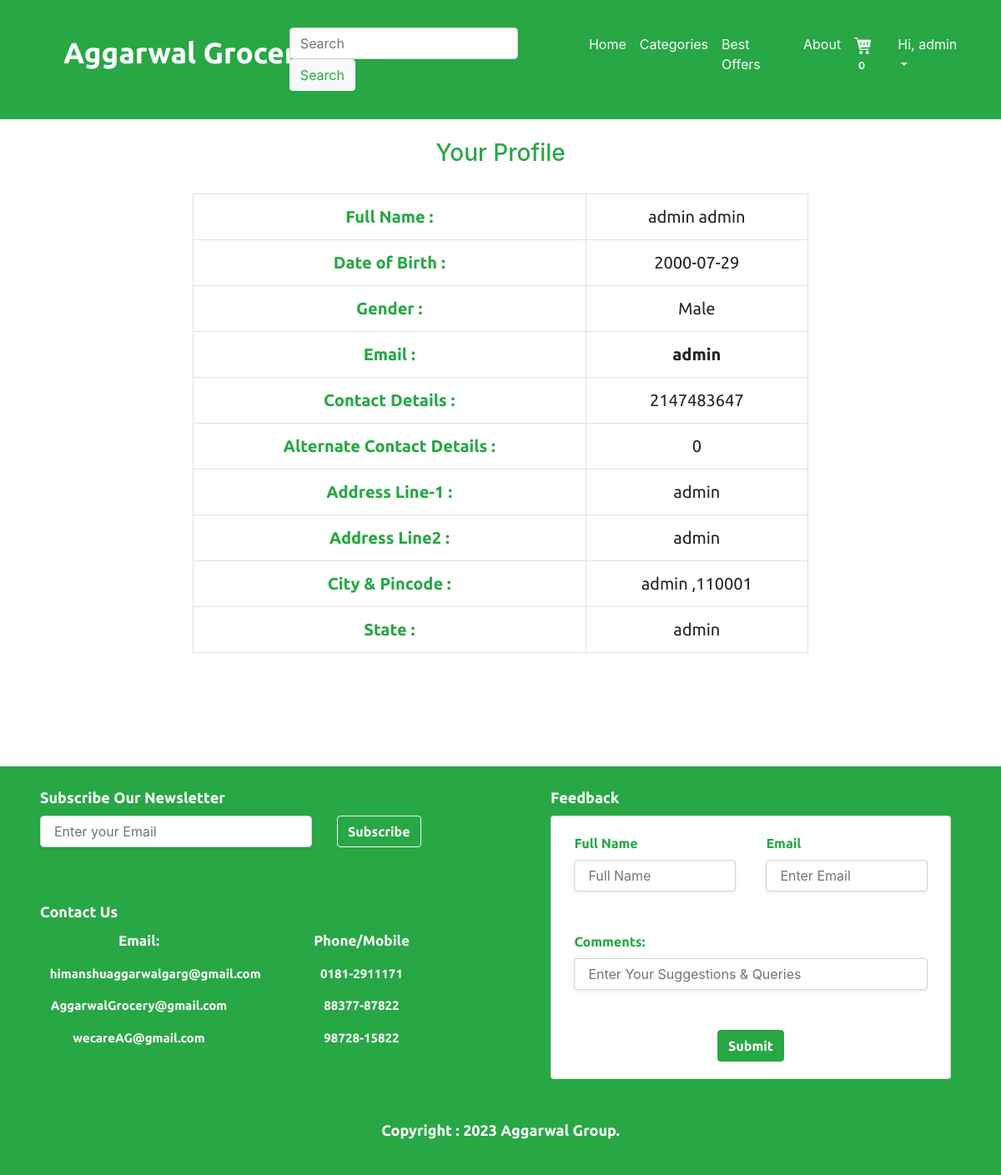
Page /profile.php (signed in) on the committed database.
### tables this page shows
CREATE TABLE `register_1` (
  `id` int(11) NOT NULL,
  `fname` varchar(255) NOT NULL,
  `lname` varchar(255) NOT NULL,
  `Gen` varchar(10) NOT NULL,
  `DOB` date NOT NULL,
  `Email` text NOT NULL,
  `mobile` text NOT NULL,
  `almo` text NOT NULL,
  `pass` text NOT NULL,
  `Address1` text NOT NULL,
  `Address2` text NOT NULL,
  `city` varchar(255) NOT NULL,
  `Pincode` int(11) NOT NULL,
  `State` varchar(255) NOT NULL
);

### profile.php (the view)
<?php
include('header.php');
include('LOGIN.php');
$res = '';
if(isset($_SESSION['Email'])){
	$mail=$_SESSION['Email'];
	$sql="SELECT * FROM register_1 WHERE Email='$mail'";
	$res = mysqli_query($conn,$sql);
}	?><br>
	<h3 style="text-align: center;" class="text-success"> Your Profile </h3>
	<?php
		while($row = mysqli_fetch_array($res)){?>
			<div class="row">
				<div class="col-md-12 col-xl-12 col-sm-12 col-lg-12" style="padding: 0% 20% ;" >
					<table class="table table-bordered active table-responsive{-sm|-md|-lg|-xl}">
						<tr>
							<th style=" font-size: 20px; font-family: ubuntu; text-align: center; " class="text-success">Full Name :</th>
							<td style="font-size: 20px; font-family: ubuntu; text-align:center; "><?php echo $row['fname'];echo " ".$row['lname'];?></td>
						</tr><br>
						<tr>
							<th style=" font-size: 20px; font-family: ubuntu; text-align: center; " class="text-success">Date of Birth :</th>
							<td style="font-size: 20px; font-family: ubuntu; text-align:center; "><?php echo $row['DOB'];?></td>
						</tr>
						<tr>
							<th style=" font-size: 20px; font-family: ubuntu; text-align: center; "class="text-success">Gender :</th>
							<td style="font-size: 20px; font-family: ubuntu; text-align:center; "><?php echo $row['Gen'];?></td>
						</tr>
						<tr>
							<th style=" font-size: 20px; font-family: ubuntu; text-align: center; "class="text-success">Email :</th>
							<td style="font-size: 20px; font-family: ubuntu; text-align:center; "><strong><?php echo $row['Email'];?></strong></td>
						</tr>
						<tr>
							<th style=" font-size: 20px; font-family: ubuntu; text-align: center; "class="text-success">Contact Details :</th>
							<td style="font-size: 20px; font-family: ubuntu; text-align:center; "><?php echo $row['mobile'];?></td>
						</tr>
						<tr>
							<th style=" font-size: 20px; font-family: ubuntu; text-align: center;"class="text-success"> Alternate Contact Details :</th>
							<td style="font-size: 20px; font-family: ubuntu; text-align:center; "><?php echo $row['almo'];?></td>
						</tr>
						<tr>
							<th style=" font-size: 20px; font-family: ubuntu; text-align: center; "class="text-success"> Address Line-1 :</th>
							<td style="font-size: 20px; font-family: ubuntu; text-align:center; "><?php echo $row['Address1'];?></td>
						</tr>
						<tr>
							<th style=" font-size: 20px; font-family: ubuntu; text-align: center; "class="text-success"> Address Line2 :</th>
							<td style="font-size: 20px; font-family: ubuntu; text-align:center; "><?php echo $row['Address2'];?></td>
						</tr>
						<tr>
							<th style=" font-size: 20px; font-family: ubuntu; text-align: center; "class="text-success"> City & Pincode :</th>
							<td style="font-size: 20px; font-family: ubuntu; text-align:center; "><?php echo $row['city']; echo " ,".$row['Pincode'];?></td>
						</tr>
						<tr>
							<th style=" font-size: 20px; font-family: ubuntu; text-align: center; "class="text-success"> State :</th>
							<td style="font-size: 20px; font-family: ubuntu; text-align:center; "><?php echo $row['State'];?></td>
						</tr>
					</table>
				</div>
			</div>
	<?php	}
include('footer.php');
	?>

### rows in the picture
register_1: fname "admin", lname "admin", DOB "2000-07-29", Gen "Male", Email "admin", mobile "2147483647", almo "0", Address1 "admin", Address2 "admin", city "admin", Pincode "110001", State "admin"

### other values in the picture
$count "0"
$name "admin"
